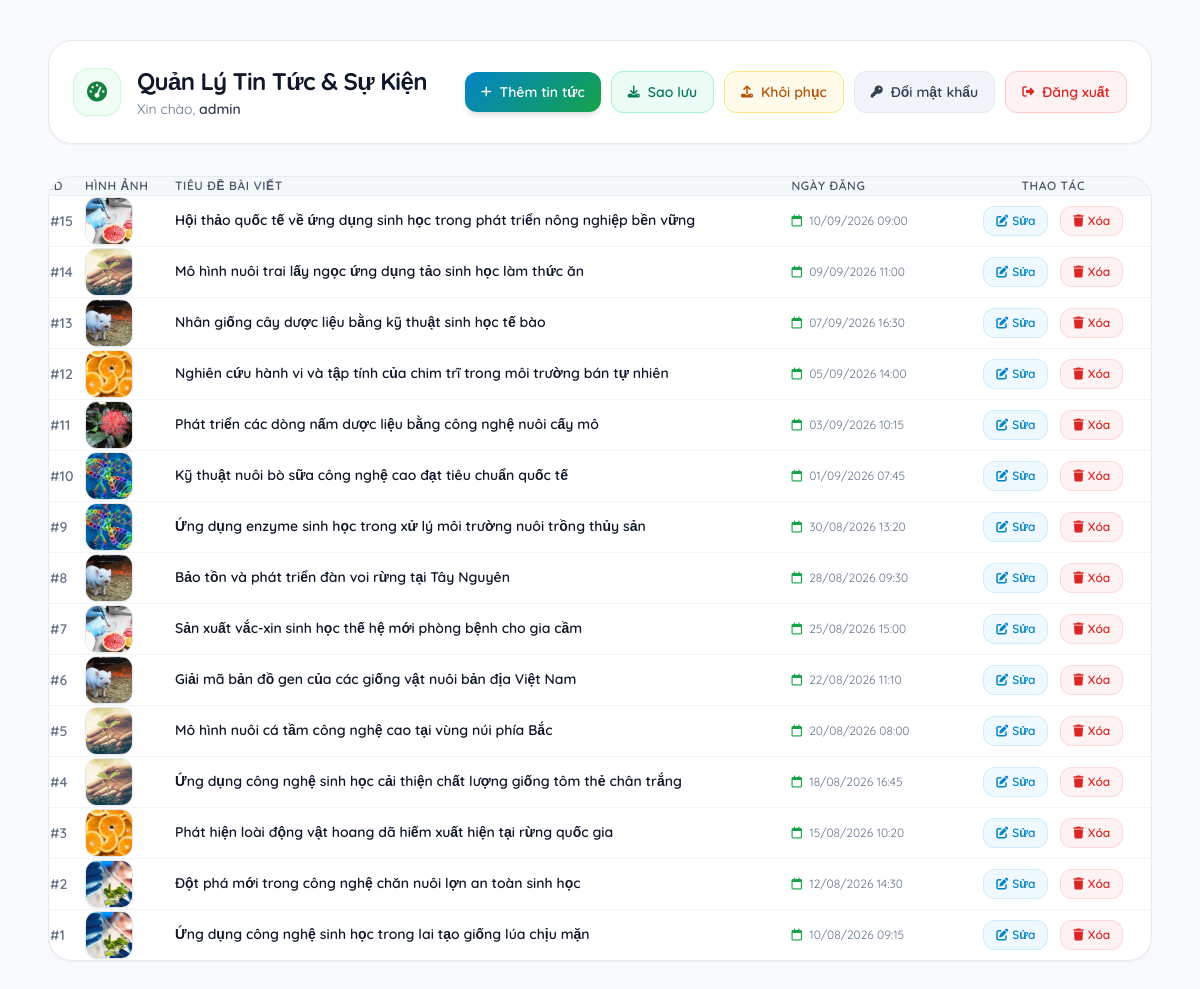
/admin/index.php (signed in), run on the app's committed database.
### tables this page shows
CREATE TABLE `news` (
  `id` int(11) NOT NULL AUTO_INCREMENT,
  `title` varchar(255) NOT NULL,
  `summary` text DEFAULT NULL,
  `content` text DEFAULT NULL,
  `image` varchar(255) DEFAULT NULL,
  `created_at` datetime DEFAULT current_timestamp(),
  PRIMARY KEY (`id`)
);

### admin/index.php (the view, shortened to what this page needs)
<?php
require_once '../db.php';
try {
    $pdo->exec("SET NAMES 'utf8mb4'");
    $stmt = $pdo->query("SELECT * FROM news ORDER BY created_at DESC");
    $news = $stmt->fetchAll(PDO::FETCH_ASSOC);
} catch (Exception $e) {
    $news = [];
    $error = "Lỗi hệ thống: " . $e->getMessage();
}
?>
<!DOCTYPE html>
<html lang="vi" class="scroll-smooth">
<head>
    <script src="https://cdn.tailwindcss.com"></script>
    <link rel="stylesheet" href="https://cdnjs.cloudflare.com/ajax/libs/font-awesome/6.4.0/css/all.min.css">
</head>
<body class="bg-slate-50 text-slate-800 antialiased selection:bg-green-500 selection:text-white">
    <div class="max-w-6xl mx-auto py-10 px-4 sm:px-6">
        <div class="bg-white p-6 rounded-3xl border border-slate-200/80 shadow-sm mb-8 flex flex-col md:flex-row justify-between items-start md:items-center gap-4">
            <div class="flex items-center gap-4">
                <div class="w-12 h-12 bg-green-50 text-green-700 rounded-2xl flex items-center justify-center text-xl border border-green-200/60 shadow-sm flex-shrink-0">
                    <i class="fa-solid fa-gauge-high"></i>
                </div>
                <div>
                    <h1 class="text-xl sm:text-2xl font-bold text-slate-900 tracking-tight">Quản Lý Tin Tức & Sự Kiện</h1>
                    <p class="text-xs sm:text-sm text-slate-500 font-normal mt-0.5">Xin chào, <strong class="text-slate-700 font-semibold"><?= htmlspecialchars($_SESSION['username'] ?? 'Admin', ENT_QUOTES, 'UTF-8') ?></strong></p>
                </div>
            </div>
            <div class="flex flex-wrap items-center gap-2.5 w-full md:w-auto justify-start md:justify-end">
                <a href="add-news.php" class="bg-gradient-iraab text-white px-4 py-2.5 rounded-xl text-xs sm:text-sm font-semibold shadow-md hover:shadow-lg hover:opacity-95 transition flex items-center gap-2">
                    <i class="fa-solid fa-plus text-xs"></i> Thêm tin tức
                </a>
                <a href="backup.php" class="bg-emerald-50 text-emerald-700 hover:bg-emerald-100 px-4 py-2.5 rounded-xl text-xs sm:text-sm font-semibold border border-emerald-200 transition flex items-center gap-2">
                    <i class="fa-solid fa-download text-xs"></i> Sao lưu
                </a>
                <button onclick="document.getElementById('restoreModal').classList.remove('hidden')" class="bg-amber-50 text-amber-700 hover:bg-amber-100 px-4 py-2.5 rounded-xl text-xs sm:text-sm font-semibold border border-amber-200 transition flex items-center gap-2">
                    <i class="fa-solid fa-upload text-xs"></i> Khôi phục
                </button>
                <a href="change-password.php" class="bg-slate-100 text-slate-700 hover:bg-slate-200 px-4 py-2.5 rounded-xl text-xs sm:text-sm font-semibold border border-slate-200 transition flex items-center gap-2">
                    <i class="fa-solid fa-key text-xs"></i> Đổi mật khẩu
                </a>
                <a href="logout.php" class="bg-red-50 text-red-600 hover:bg-red-100 px-4 py-2.5 rounded-xl text-xs sm:text-sm font-semibold border border-red-200 transition flex items-center gap-2">
                    <i class="fa-solid fa-right-from-bracket text-xs"></i> Đăng xuất
                </a>
            </div>
        </div>
        <div class="bg-white rounded-3xl border border-slate-200/80 shadow-sm overflow-hidden">
            <div class="overflow-x-auto">
                <table class="w-full text-left border-collapse">
                    <thead>
                        <tr class="bg-slate-100/70 text-slate-600 text-xs uppercase tracking-wider border-b border-slate-200/60">
                            <th class="p-4.5 font-semibold">ID</th>
                            <th class="p-4.5 font-semibold">Hình ảnh</th>
                            <th class="p-4.5 font-semibold">Tiêu đề bài viết</th>
                            <th class="p-4.5 font-semibold">Ngày đăng</th>
                            <th class="p-4.5 font-semibold text-center">Thao tác</th>
                        </tr>
                    </thead>
                    <tbody class="divide-y divide-slate-100 text-sm font-normal">
                        <?php if (count($news) > 0): ?>
                            <?php foreach ($news as $item): ?>
                                <tr class="hover:bg-slate-50/80 transition-colors">
                                    <td class="p-4.5 font-semibold text-slate-500">#<?= (int)$item['id'] ?></td>
                                    <td class="p-4.5">
                                        <?php if (!empty($item['image'])): ?>
                                            <img src="../uploads/<?= htmlspecialchars($item['image'], ENT_QUOTES, 'UTF-8') ?>" class="w-12 h-12 object-cover rounded-xl border border-slate-200 shadow-sm">
                                        <?php else: ?>
                                            <span class="inline-block px-2.5 py-1 bg-slate-100 text-slate-400 rounded-lg text-xs font-medium">Không ảnh</span>
                                        <?php endif; ?>
                                    </td>
                                    <td class="p-4.5 font-semibold text-slate-900 max-w-md leading-snug">
                                        <?= htmlspecialchars($item['title'], ENT_QUOTES, 'UTF-8') ?>
                                    </td>
                                    <td class="p-4.5 text-slate-500 text-xs">
                                        <i class="fa-regular fa-calendar mr-1 text-green-600"></i> <?= date('d/m/Y H:i', strtotime($item['created_at'])) ?>
                                    </td>
                                    <td class="p-4.5 text-center whitespace-nowrap space-x-2">
                                        <a href="edit-news.php?id=<?= (int)$item['id'] ?>" class="inline-flex items-center gap-1 bg-sky-50 text-sky-600 hover:bg-sky-100 px-3 py-1.5 rounded-xl text-xs font-semibold border border-sky-200/60 transition">
                                            <i class="fa-solid fa-pen-to-square"></i> Sửa
                                        </a>
                                        <a href="index.php?delete=<?= (int)$item['id'] ?>" onclick="return confirm('Bạn có chắc chắn muốn xóa bài viết này không?');" class="inline-flex items-center gap-1 bg-red-50 text-red-600 hover:bg-red-100 px-3 py-1.5 rounded-xl text-xs font-semibold border border-red-200/60 transition">
                                            <i class="fa-solid fa-trash"></i> Xóa
                                        </a>
                                    </td>
                                </tr>
                            <?php endforeach; ?>
                        <?php endif; ?>
                    </tbody>
                </table>
            </div>
        </div>
    </div>
</body>
</html>

### admin/index.php (style rules this page uses)
body { font-family: 'Quicksand', sans-serif; font-weight: 300; }
h1, h2, h3, h4, h5, h6, strong, b { font-weight: 600; }
.bg-gradient-iraab { background: linear-gradient(135deg, #0284c7 0%, #16a34a 100%); }

### data on the page
news: id "15", image (picture), title "Hội thảo quốc tế về ứng dụng sinh học trong phát triển nông nghiệp bền vững", created_at "10/09/2026 09:00"
news: id "14", image (picture), title "Mô hình nuôi trai lấy ngọc ứng dụng tảo sinh học làm thức ăn", created_at "09/09/2026 11:00"
news: id "13", image (picture), title "Nhân giống cây dược liệu bằng kỹ thuật sinh học tế bào", created_at "07/09/2026 16:30"
news: id "12", image (picture), title "Nghiên cứu hành vi và tập tính của chim trĩ trong môi trường bán tự nhiên", created_at "05/09/2026 14:00"
news: id "11", image (picture), title "Phát triển các dòng nấm dược liệu bằng công nghệ nuôi cấy mô", created_at "03/09/2026 10:15"
news: id "10", image (picture), title "Kỹ thuật nuôi bò sữa công nghệ cao đạt tiêu chuẩn quốc tế", created_at "01/09/2026 07:45"
news: id "9", image (picture), title "Ứng dụng enzyme sinh học trong xử lý môi trường nuôi trồng thủy sản", created_at "30/08/2026 13:20"
news: id "8", image (picture), title "Bảo tồn và phát triển đàn voi rừng tại Tây Nguyên", created_at "28/08/2026 09:30"
news: id "7", image (picture), title "Sản xuất vắc-xin sinh học thế hệ mới phòng bệnh cho gia cầm", created_at "25/08/2026 15:00"
news: id "6", image (picture), title "Giải mã bản đồ gen của các giống vật nuôi bản địa Việt Nam", created_at "22/08/2026 11:10"
news: id "5", image (picture), title "Mô hình nuôi cá tầm công nghệ cao tại vùng núi phía Bắc", created_at "20/08/2026 08:00"
news: id "4", image (picture), title "Ứng dụng công nghệ sinh học cải thiện chất lượng giống tôm thẻ chân trắng", created_at "18/08/2026 16:45"
news: id "3", image (picture), title "Phát hiện loài động vật hoang dã hiếm xuất hiện tại rừng quốc gia", created_at "15/08/2026 10:20"
news: id "2", image (picture), title "Đột phá mới trong công nghệ chăn nuôi lợn an toàn sinh học", created_at "12/08/2026 14:30"
news: id "1", image (picture), title "Ứng dụng công nghệ sinh học trong lai tạo giống lúa chịu mặn", created_at "10/08/2026 09:15"

### other printed values
$_SESSION['username'] "admin"
